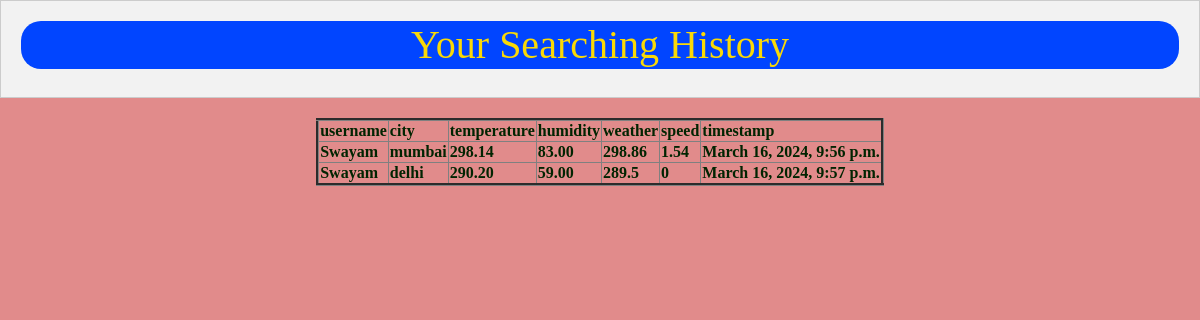
The app's page /user_history/ (signed in) with its own data.
### app/models.py (models this page shows, shortened)
class WeatherData(models.Model):
    username=models.ForeignKey(User,on_delete=models.CASCADE,default=0)
    city = models.CharField(max_length=100)
    temperature = models.DecimalField(max_digits=5, decimal_places=2)
    humidity = models.DecimalField(max_digits=5, decimal_places=2)
    weather=models.CharField(max_length=10,default=0)
    speed=models.CharField(max_length=10,default=0)
    timestamp = models.DateTimeField(auto_now_add=True)

### app/views.py (the view)
# urls.py: path('user_history/',user_history,name='user_history'),
@login_required
def user_history(request):
    username=request.session['username']
    UO=User.objects.get(username=username)
    LWO=WeatherData.objects.filter(username=UO)
    d={'LWO':LWO}
    return render(request,'user_history.html',d)

### templates/user_history.html (shortened to what this page needs)
{% extends 'dummy.html' %}
{% block body_block %}
<div class="message">
    <h1>Your Searching History</h1>
</div>
    <table border="3px">
        <tr><th>username</th>
            <th>city</th>
            <th>temperature</th>
            <th>humidity</th>
            <th>weather</th>
            <th>speed</th>
            <th>timestamp</th>
        </tr>
{% for obj in LWO %}
        <tr><th>{{obj.username}}</th>
            <th>{{obj.city}}</th>
            <th>{{obj.temperature}}</th>
            <th>{{obj.humidity}}</th>
            <th>{{obj.weather}}</th>
            <th>{{obj.speed}}</th>
            <th>{{obj.timestamp}}</th>
        </tr>
{% endfor %}
    </table>
{% endblock %}

### templates/user_history.html (style rules this page uses)
.message { background-color: #f2f2f2; border: 1px solid #ccc; padding: 20px; margin-bottom: 20px; text-align: center; }

### templates/dummy.html (style rules this page uses)
body { color: rgb(1, 36, 1); font-display: bold; font-family:Georgia, 'Times New Roman', Times, serif; text-align: center; background: rgb(225, 139, 139); }
h1 { border:color-mix(in hwb shorter hue, color palevioletred percentage); border-radius: 20px; background-color:rgb(1, 69, 255); text-align: center; color:rgb(249, 217, 7); }

### records on screen
WeatherData: username "Swayam", city "mumbai", temperature "298.14", humidity "83.00", weather "298.86", speed "1.54", timestamp "March 16, 2024, 9:56 p.m."
WeatherData: username "Swayam", city "delhi", temperature "290.20", humidity "59.00", weather "289.5", speed "0", timestamp "March 16, 2024, 9:57 p.m."
